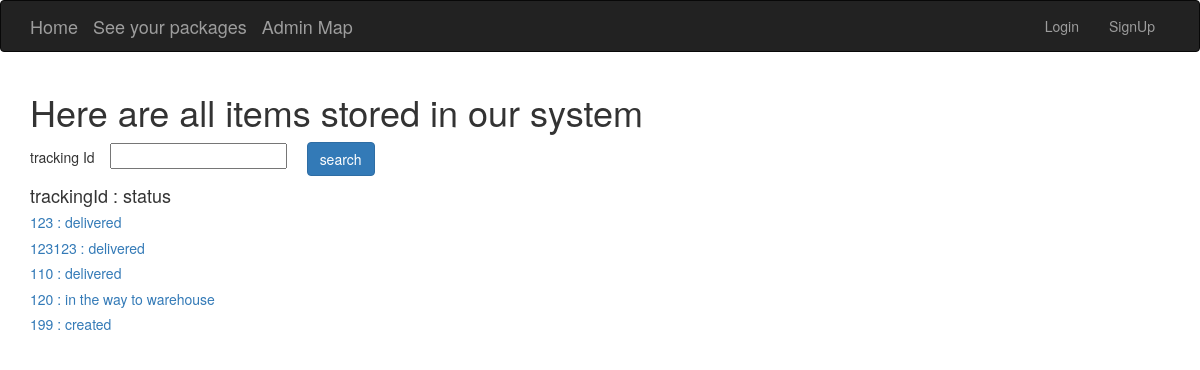
The app's page /apps/all_list/, older data.
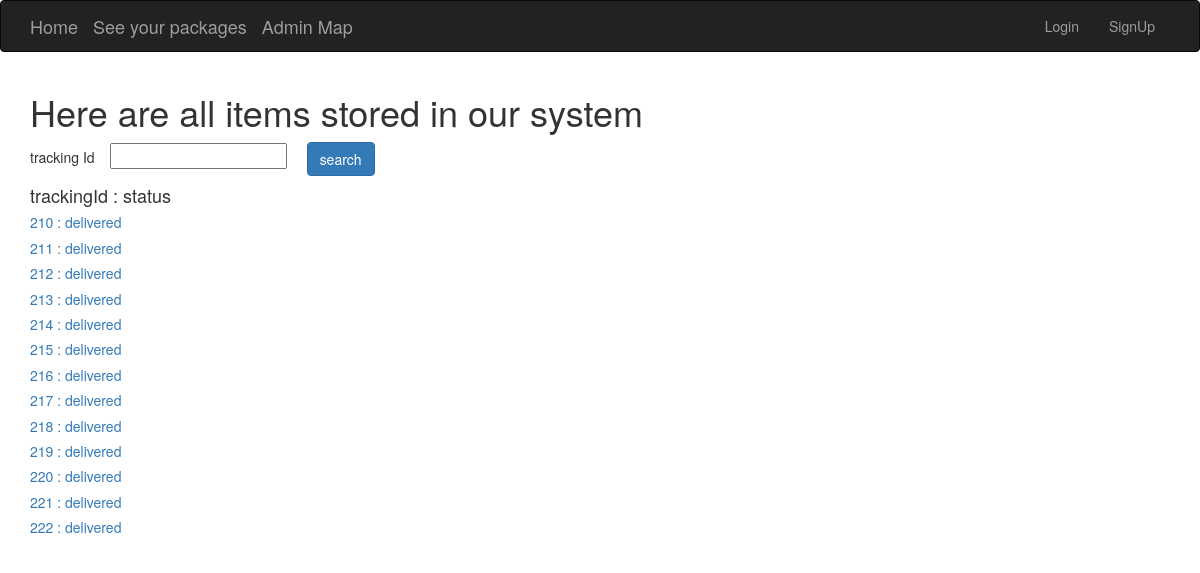
The same page, newer data.
### apps/models.py (models this page shows, shortened)
class Tracking(models.Model):
    tracking_id = models.IntegerField(default=0)
    trunk_id = models.IntegerField(blank=True, null=True)
    to_x = models.IntegerField(blank=True, null=True)
    to_y = models.IntegerField(blank=True, null=True)
    finished = models.BooleanField(default=False)
    assigned_trunk = models.BooleanField(default=False)
    is_prime = models.BooleanField(default=False)
    warehouse_id = models.IntegerField(default=0)
    user = models.ForeignKey(User, blank=True, null=True, on_delete=models.CASCADE, related_name="trackings")

### apps/views.py (the view)
def home(request):
    trackings = []
    tracking_statuses = []
    for tracking in Tracking.objects.all():
        tracking.strStatus = getStatus(tracking)
        trackings.append(tracking)
    return render(request, "apps/all_list.html", {"trackings":trackings})

### apps/views.py (called while the page is built)
def intToStatus(num):
    if num == 0:
        return "idle"
    elif num == 1:
        return "in the way to warehouse"
    elif num == 2:
        return "waiting for loading"
    elif num == 3:
        return "out for delivery"
    else:
        return "delivered"

def getStatus(tracking):
    if tracking.finished:
        return "delivered"
    elif not tracking.assigned_trunk:
        return "created"
    else:
        return intToStatus(Trunk.objects.get(trunk_id=tracking.trunk_id).status)

### apps/templates/apps/all_list.html (shortened to what this page needs)
{% extends 'base.html' %}
{% block content %}
<h1>Here are all items stored in our system</h1>
tracking Id &nbsp&nbsp
<input type="text" id="input_box" />&nbsp&nbsp&nbsp&nbsp
<input type="button" onclick="search();" name="search" class="btn btn-primary" id="search_button" value="search" />
<br/>
<h4>trackingId : status</h4>
{% for tracking in trackings %}
<a href="{%url 'apps:tracking_detail' tracking.tracking_id%}"><h5>{{tracking.tracking_id}} : {{tracking.strStatus}}</h5></a>
{% endfor %}
{% endblock %}

Row changes from the older to the newer data that the page shows:
removed Tracking: tracking_id "123", strStatus "delivered"
removed Tracking: tracking_id "123123", strStatus "delivered"
removed Tracking: tracking_id "110", strStatus "delivered"
removed Tracking: tracking_id "120", strStatus "in the way to warehouse"
removed Tracking: tracking_id "199", strStatus "created"
added Tracking: tracking_id "210", strStatus "delivered"
added Tracking: tracking_id "211", strStatus "delivered"
added Tracking: tracking_id "212", strStatus "delivered"
added Tracking: tracking_id "213", strStatus "delivered"
added Tracking: tracking_id "214", strStatus "delivered"
added Tracking: tracking_id "215", strStatus "delivered"
added Tracking: tracking_id "216", strStatus "delivered"
added Tracking: tracking_id "217", strStatus "delivered"
added Tracking: tracking_id "218", strStatus "delivered"
added Tracking: tracking_id "219", strStatus "delivered"
added Tracking: tracking_id "220", strStatus "delivered"
added Tracking: tracking_id "221", strStatus "delivered"
added Tracking: tracking_id "222", strStatus "delivered"
